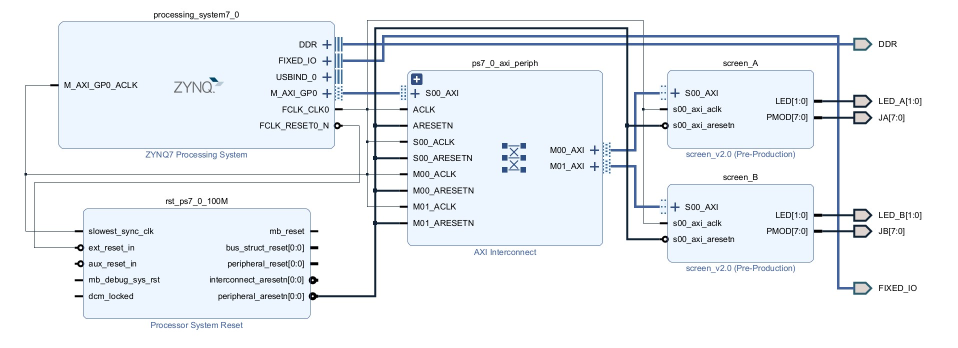
#> input picture images/screen_block.jpg, 1915 x 696 px (shown at 1/2 size)
$ python bitmap_txt.py ../../../../images/screen_block.jpg
#> lines starting #> are read from the running program, lines starting #| are printed output that depends on the picture
# This script takes the image file and converts it to a 96*64 pixel image and then converts it to RGB565 format.
# The RGB565 format is then stored in a.txt file namd as the image file name.

import numpy as np
from PIL import Image
import argparse

def process_image(image_path):
    # Load the image
#> called with image_path = '../../../../images/screen_block.jpg'
    image = Image.open(image_path)
#> image is the input picture: PIL image 1915x696 RGB; mean R, G, B 238.2, 242.1, 246.1

    # Ensure the image is in RGB mode
    image = image.convert('RGB')

    # Resize the image to 96x64
    image = image.resize((96, 64), Image.LANCZOS)
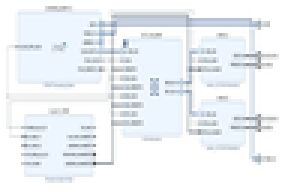
#> image: PIL image 96x64 RGB (shown 3 times larger); mean R, G, B 237.6, 241.6, 245.5

    # Convert the image to a NumPy array
    pixel_values = np.array(image)

    # Extract the R, G, and B channels
    r_values = pixel_values[:, :, 0]
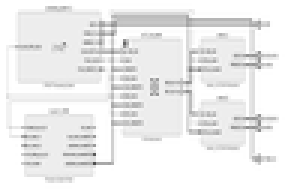
#> r_values: shape (64, 96) (shown 3 times larger); min 79, max 255, mean 237.6
    g_values = pixel_values[:, :, 1]
    b_values = pixel_values[:, :, 2]
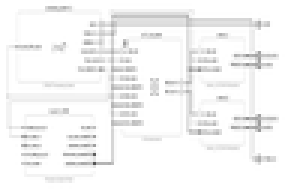
#> b_values: shape (64, 96) (shown 3 times larger); min 85, max 255, mean 245.5

    # Convert to RGB565 format
    r_values_565 = np.floor((r_values / 255.0) * 31).astype(int).flatten()
#> r_values_565 = 6144 values, max 31 at index 0, min 9 at index 5215, mean 28.51
    g_values_565 = np.floor((g_values / 255.0) * 63).astype(int).flatten()
#> g_values_565 = 6144 values, max 63 at index 0, min 20 at index 5215, mean 59.37
    b_values_565 = np.floor((b_values / 255.0) * 31).astype(int).flatten()
#> b_values_565 = 6144 values, max 31 at index 0, min 10 at index 5215, mean 29.6

    # Combine the values into a single array of tuples
    rgb565_values = list(zip(r_values_565, g_values_565, b_values_565))
#> rgb565_values = 6144 items, first 6: (31, 63, 31), (31, 63, 31), (31, 63, 31), (31, 63, 31), (31, 63, 31), (31, 63, 31)

    # Write the RGB565 values to a text file in three columns
    output_filename = f"{image_path.split('.')[0]}.txt"
    with open(output_filename, "w") as file:
        file.write(image_path + "\nR\tG\tB\n")  # Write header
        for r, g, b in rgb565_values:
            file.write(f"{r}\t{g}\t{b}\n")
#> this loop made 6144 passes

    print("\t" + image_path + " saved as " + output_filename)

if __name__ == "__main__":
    parser = argparse.ArgumentParser(description="Process an image and output RGB565 values.")
    parser.add_argument("image_path", type=str, help="Path to the image file")
    args = parser.parse_args()

    process_image(args.image_path)
